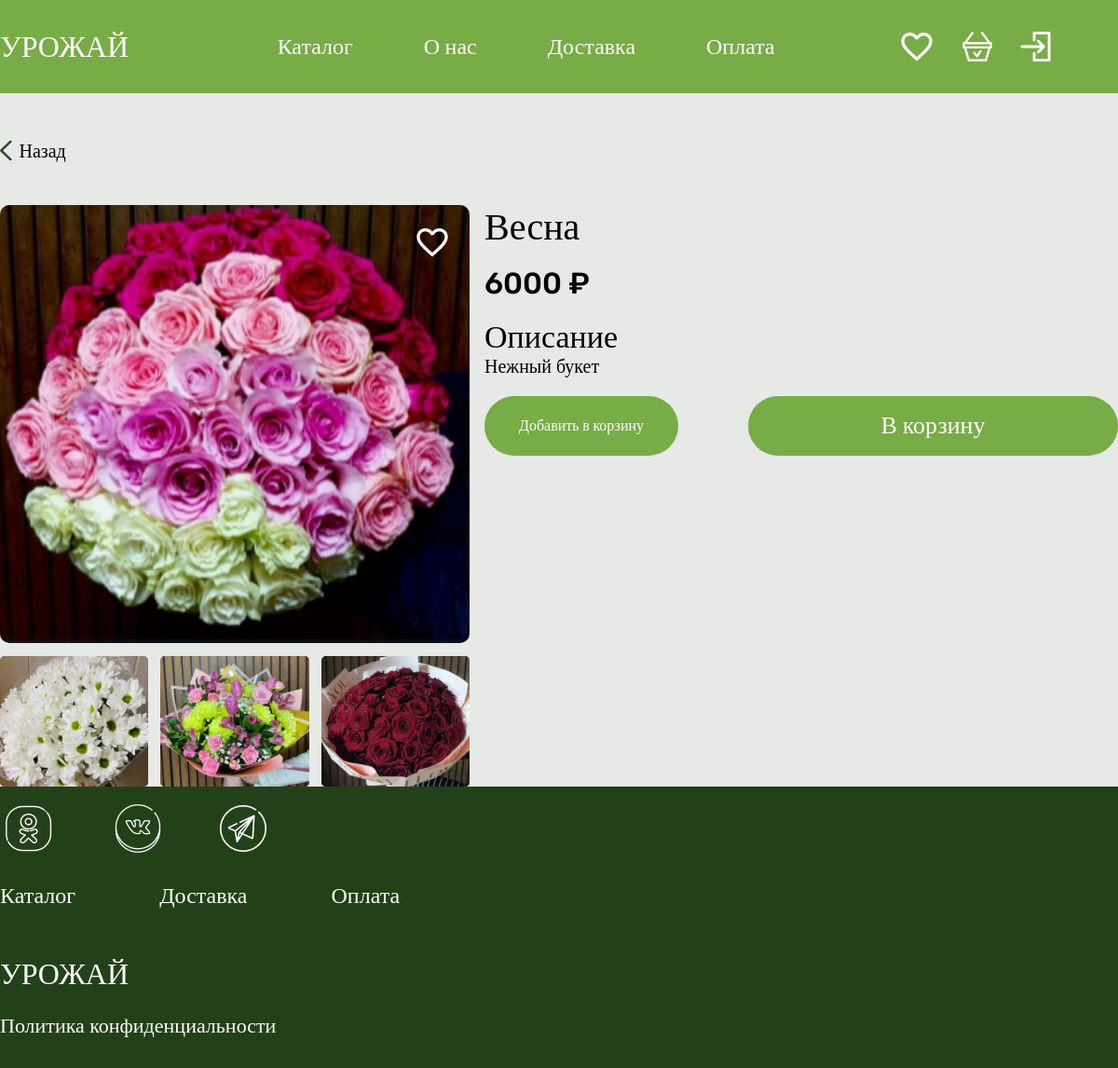
Page /product/6 on the committed database.
### catalog/models.py (models this page shows, shortened)
class Product(models.Model):
    category = models.ForeignKey(Category, on_delete=models.PROTECT, verbose_name='Категория')
    stock = models.ForeignKey(Stocks, on_delete=models.SET_NULL, verbose_name='Акция', null=True, default=None)
    name = models.CharField(max_length=100, verbose_name='Название')
    price = models.DecimalField(max_digits=10, decimal_places=2, verbose_name='Цена')
    description = models.TextField(verbose_name='Описание')
    class Meta:
        verbose_name_plural = 'Товар'

class PhotoProduct(models.Model):
    product = models.ForeignKey(Product, related_name='photos', on_delete=models.CASCADE)
    photo = models.ImageField(upload_to='photos/', verbose_name='Фотография')

### catalog/views.py (the view)
# urls.py: path('product/<int:pk>', PostDetailView.as_view(), name='detail'),
class PostDetailView(DetailView):
    model = Product
    template_name = 'product.html'
    context_object_name = 'product'
    def get_context_data(self, **kwargs):
        context = super().get_context_data(**kwargs)
        user = self.request.user
        product = self.object
        if user.is_authenticated:
            context['liked'] = user.user_likes.filter(like=product).exists()
            context['like_count'] = user.user_likes.count()
            context['basket_count'] = user.user_products.count()
        else:
            context['liked'] = False
            context['like_count'] = 0
            context['basket_count'] = 0
        return context

### catalog/templates/product.html (shortened to what this page needs)
{% extends 'base.html' %}
{% block styles %}
    {% load static %}
    <link rel="stylesheet" type="text/css" href="{% static 'css/product_style.css' %}">
{% endblock %}
{% block content %}
    <section class="catalog_product">
    <div class="first_block_product">
        <a href="{{ request.META.HTTP_REFERER|default:'/' }}" class="back">
            <img class="back_img" src="{% static 'images/Vector(1).png' %}">
            <div>Назад</div>
        </a>
        <div class="foto_product" style="background-image:url('{{ product.photos.all.0.photo.url }}')">
        {% if user.is_authenticated %}
            {% if liked %}
            <img class="like-img" src="{% static 'images/Vector1.png' %}" data-product-id="{{ product.pk }}" style="cursor:pointer;">
            {% else %}
            <img class="like-img" src="{% static 'images/Vector.png' %}" data-product-id="{{ product.pk }}" style="cursor:pointer;">
            {% endif %}
        {% else %}
        <img class="like-img register-btn" src="{% static 'images/Vector.png' %}" data-product-id="{{ product.pk }}" style="cursor:pointer;">
        {% endif %}
        </div>
        {% if product.photos.count > 1 %}
        <div class="fotos_product_dop" style="display: flex;">
        {% for photo in product.photos.all|slice:"1:4" %}
            <img class="foto_product_dop" src="{{photo.photo.url}}" alt="Изображение продукта" />
        {% endfor %}
        </div>
        {% endif %}
    </div>
    <div class="fsecond_block_product">
        <div class="name_stock">
            <h1 class="name_product"> {{product.name}} </h1>
        </div>
        {% load price_extras %}
        <div class="price">
            {% if product.stock %}
            {% with discount_percentage=product.stock.discount|add:"0" %}
            {% with original_price=product.price %}
            {% with discount_amount=original_price|mul:discount_percentage|div:100 %}
            {% with discounted_price=original_price|subtract:discount_amount %}
            <div class="price_product"> {{ discounted_price|floatformat:0 }} ₽</div>
            {% endwith %}
            {% endwith %}
            {% endwith %}
            <div class="price_product_stock"><span class="strikethrough">{{ product.price|floatformat:0 }}</span> ₽</div>
            {% endwith %}
            {% else %}
            <div class="price_product"> {{ product.price|floatformat:0 }} ₽</div>
            {% endif %}
        </div>
        <div class="info_product">
            <div class="description">Описание</div>
            <div class="description_text">{{product.description}}</div>
        </div>
        <div class="basket">
            <button class="basket_count" type="button">Добавить в корзину</button>
            <button class="basket_put" type="button">В корзину</button>
        </div>
    </div>
    </section>
{% endblock %}

### static/css/product_style.css (style rules this page uses)
.first_block_product { display: flex; flex-direction: column; justify-content: flex-start; gap: 14px; font-size: 20px; font-family: "Rubik"; margin-top: 50px; font-weight: 400; width: 504px; }
.fsecond_block_product { display: flex; flex-direction: column; justify-content: flex-start; margin-top: 120px; width: 712px; gap: 20px; }
.back { display: flex; gap: 8px; cursor:pointer; text-decoration: none; color: #000000; width: 100px; padding-bottom: 32px; }
.back_img { height: 22.5px; width: 12.5px; }
.catalog_product { background-color: #E7E9E6; display: flex; align-items: flex-start; justify-content: center; gap: 16px; }
.foto_product { height: 470px; width: 504px; border-radius: 10px; display: flex; justify-content: flex-end; align-items: flex-start; padding-top: 20px; padding-right: 20px; background-size: cover; background-position: center; }
.foto_product_dop { display: flex; flex-direction: row; position: relative; transition: transform 0.3s ease, z-index 0.3s ease; cursor: pointer; z-index: 1; width: 159.16px; height: 140px; margin-right: 13.26px; }
.basket { display: flex; justify-content: space-between; align-items: flex-start; }
.basket_count { display: flex; justify-content: center; align-items: center; border: none; color: #FFFDFD; font-family: "Rubik"; font-size: 16px; height: 64px; width: 208px; border-bottom: 1px solid #78AC47; border-radius: 50px; background-color: #78AC47; font-weight: 500; }
.basket_put { display: flex; justify-content: center; align-items: center; border: none; color: #FFFDFD; font-family: "Rubik"; font-size: 26px; height: 64px; width: 397px; border-bottom: 1px solid #78AC47; border-radius: 50px; background-color: #78AC47; font-weight: 500; }
.name_stock { display: flex; justify-content: space-between; align-items: flex-start; height: 45px; }
.name_product { font-family: "Vetrino"; font-size: 40px; font-weight: 400; }
.price { display: flex; align-items: center; gap: 5px; }
.price_product { font-family: "Rubik"; font-size: 32px; font-weight: 500; }
.description { font-family: "Vetrino"; font-size: 34px; font-weight: 400; }
.description_text { font-family: "Rubik"; font-size: 20px; font-weight: 400; }

### static/css/header_footer.css (style rules this page uses)
.basket_count { position: relative; }

### static/css/style.css (style rules this page uses)
html { height: 100%; width: 100%; }
body { height: 100%; width: 100%; }

### rows in the picture
Product: photos.all.0.photo (picture), name "Весна", price "6000", description "Нежный букет"
PhotoProduct: photo (picture)
PhotoProduct: photo (picture)
PhotoProduct: photo (picture)
